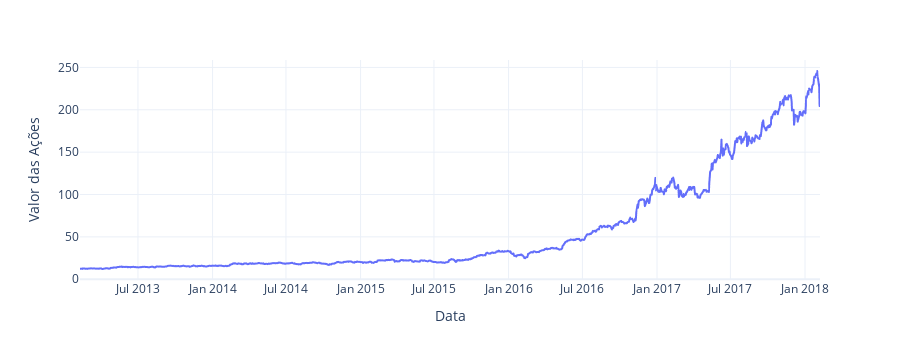

Here is the notebook cell this chart was saved with:
### Markdown cell above
Podemos ver aqui o valor histórico das ações que permaneceu estacionário por vários anos mas que vem em uma tendência ascendete no último ano, tendência essa suficiente para aumentar em mais de 400% o valor das ações da empresa... É essa tendência que queremos que o nosso modelo capte seja ela ascendente ou descendente

### Code cell
# Gráfico para visualização da série ao longo do tempo
fig = px.line(data_frame= data, x = data.index, y = 'open')
fig.update_layout(xaxis_title = "Data", yaxis_title = "Valor das Ações",
                 template = "plotly_white", hovermode = "x unified")
fig.show()

### Figure 1 — Plotly figure (JSON) as saved in the notebook; plotly's stock layout.template omitted (floating-point values rounded to 4 significant figures; data arrays with more than 128 entries replaced by an {"elided": "..."} marker saying what was removed)
{"data": [{"hovertemplate": "date=%{x}<br>open=%{y}<extra></extra>", "legendgroup": "", "line": {"color": "#636efa", "dash": "solid"}, "marker": {"symbol": "circle"}, "mode": "lines", "name": "", "showlegend": false, "type": "scattergl", "x": {"elided": "1259 str values"}, "xaxis": "x", "y": {"elided": "1259 float values"}, "yaxis": "y"}], "layout": {"height": 360, "hovermode": "x unified", "legend": {"tracegroupgap": 0}, "margin": {"t": 60}, "xaxis": {"anchor": "y", "autorange": true, "domain": [0, 1], "range": ["2013-02-08", "2018-02-07"], "title": {"text": "Data"}, "type": "date"}, "yaxis": {"anchor": "x", "autorange": true, "domain": [0, 1], "range": [-0.9133, 258.8], "title": {"text": "Valor das Ações"}, "type": "linear"}}}
